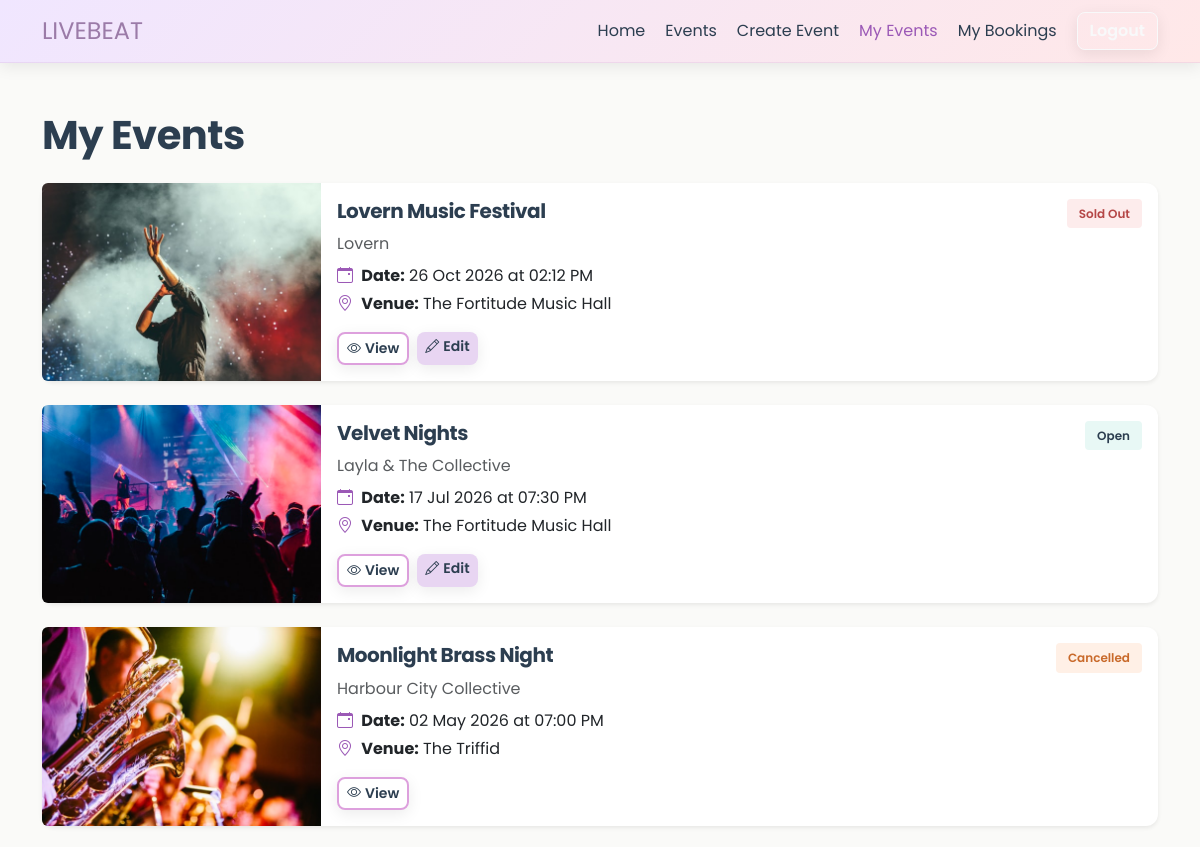
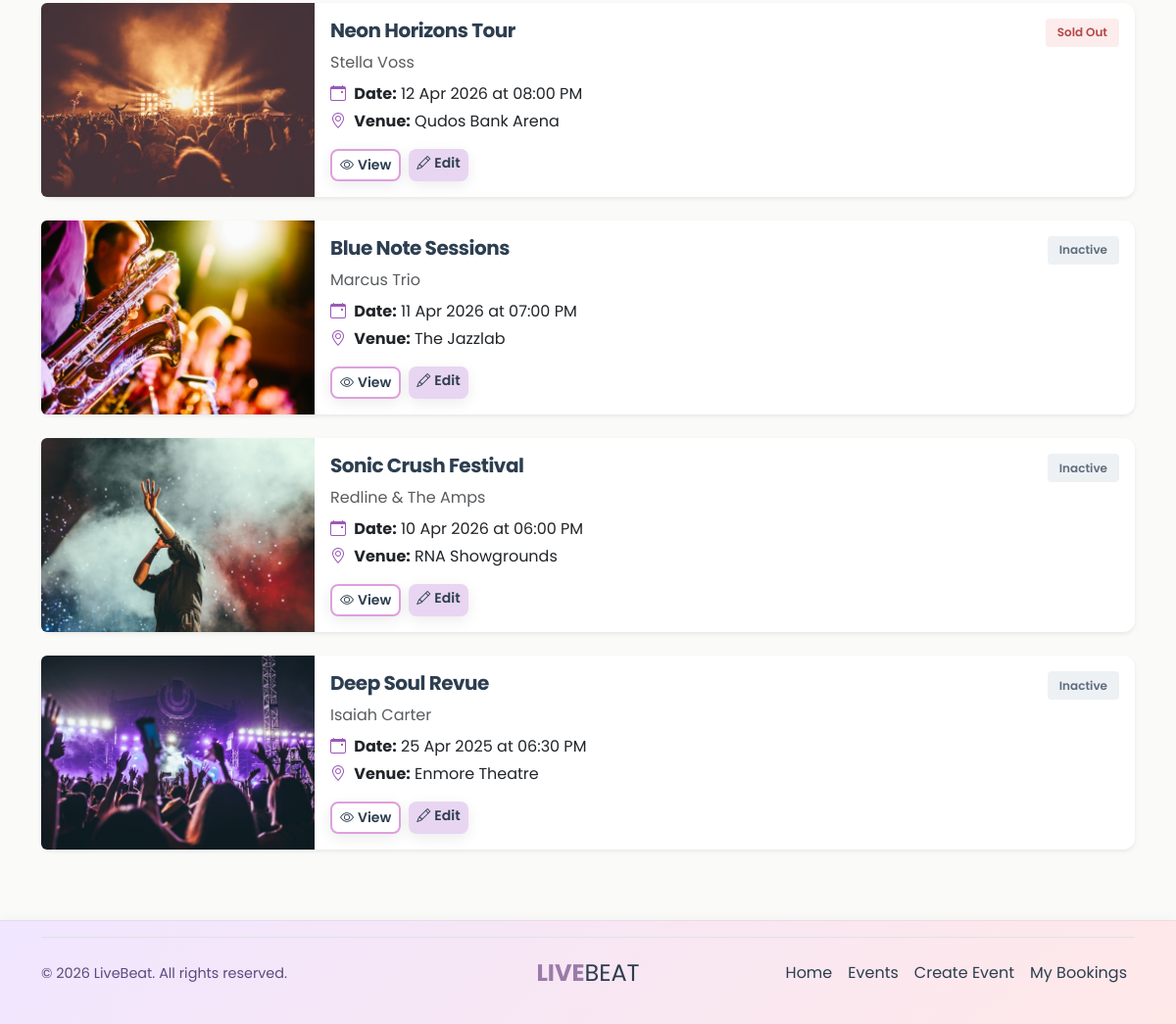
The page /my-events (signed in) on the database its author committed (2 pictures, top to bottom).
### livebeat/models.py (models this page shows)
class Event(db.Model):
    id = db.Column(db.Integer, primary_key=True)
    title = db.Column(db.String(100), nullable=False)
    artist = db.Column(db.String(100), nullable=False)
    description = db.Column(db.Text, nullable=False)
    category = db.Column(db.String(50), nullable=False)
    status = db.Column(db.String(20), default="Open")
    capacity = db.Column(db.Integer, nullable=False)
    date = db.Column(db.DateTime, nullable=False)
    venue_name = db.Column(db.String(120), nullable=False)
    venue_address = db.Column(db.String(200), nullable=False)
    ticket_price = db.Column(db.Float, nullable=False)
    ticket_type = db.Column(db.String(50), nullable=True, default="general")
    end_time = db.Column(db.DateTime, nullable=True)
    acknowledgement = db.Column(db.Text)
    image = db.Column(db.String(200), default="concert1.jpg")
    user_id = db.Column(db.Integer, db.ForeignKey("user.id"))
    bookings = db.relationship("Booking", backref="event", lazy=True)
    comments = db.relationship("Comment", backref="event", lazy=True)

### livebeat/views.py (the view)
@main_bp.route("/my-events")
@login_required
def my_events():
    events = Event.query.filter_by(user_id=current_user.id).order_by(Event.date.desc()).all()
    return render_template("my-events.html", events=events)

### livebeat/views.py (called while the page is built)
@main_bp.app_context_processor
def inject_has_created_events():
    has_created_events = False
    if current_user.is_authenticated:
        has_created_events = Event.query.filter_by(user_id=current_user.id).first() is not None
    return {"has_created_events": has_created_events}

### livebeat/templates/my-events.html (shortened to what this page needs)
{% extends 'base.html' %}
{% block content %}
<section class="py-5">
    <div class="container">
        <h1 class="mb-4">My Events</h1>
        {% for event in events %}
        <div class="card mb-4 border-0 shadow-sm">
            <div class="row g-0">
                <div class="col-md-3">
                    <img src="{{ url_for('static', filename='images/' ~ event.image) }}" alt="{{ event.title }}"
                        class="img-fluid rounded-start h-100 object-fit-cover">
                </div>
                <div class="col-md-9">
                    <div class="card-body">
                        <div class="d-flex justify-content-between align-items-start mb-1">
                            <h5 class="card-title mb-0">{{ event.title }}</h5>
                            {% if event.status == "Open" %}
                            <span class="lb-badge lb-badge-open">Open</span>
                            {% elif event.status == "Sold Out" %}
                            <span class="lb-badge lb-badge-soldout">Sold Out</span>
                            {% elif event.status == "Cancelled" %}
                            <span class="lb-badge lb-badge-cancelled">Cancelled</span>
                            {% else %}
                            <span class="lb-badge lb-badge-inactive">{{ event.status }}</span>
                            {% endif %}
                        </div>
                        <p class="text-muted mb-2">{{ event.artist }}</p>
                        <p class="mb-1">
                            <i class="bi bi-calendar-event me-1 text-purple"></i>
                            <strong>Date:</strong> {{ event.date.strftime('%d %b %Y at %I:%M %p') }}
                        </p>
                        <p class="mb-2">
                            <i class="bi bi-geo-alt me-1 text-purple"></i>
                            <strong>Venue:</strong> {{ event.venue_name }}
                        </p>
                        <div class="d-flex gap-2 mt-3">
                            <a href="{{ url_for('main.event_details', event_id=event.id) }}"
                                class="btn btn-outline-secondary btn-sm">
                                <i class="bi bi-eye me-1"></i>View
                            </a>
                            {% if event.status != "Cancelled" %}
                            <a href="{{ url_for('main.edit_event', event_id=event.id) }}"
                                class="btn btn-primary btn-sm">
                                <i class="bi bi-pencil me-1"></i>Edit
                            </a>
                            {% endif %}
                        </div>
                    </div>
                </div>
            </div>
        </div>
        {% endfor %}
    </div>
</section>
{% endblock %}

### livebeat/static/style/style.css (style rules this page uses)
:root { --dark-gray: #2C3E50; --light-shadow: 0 4px 15px rgba(0, 0, 0, 0.08); --medium-shadow: 0 6px 20px rgba(0, 0, 0, 0.12); }
* { font-family: "Poppins", sans-serif; font-weight: 400; font-style: normal; }
body { background-color: #FAFAF8; min-height: 100vh; display: flex; flex-direction: column; }
h1, h2, h3, h4, h5, h6 { font-weight: 700; letter-spacing: -0.5px; color: var(--dark-gray); }
h1 { font-size: 2.5rem; margin-bottom: 1.5rem; }
.btn { font-weight: 600; border-radius: 8px; box-shadow: var(--light-shadow); }
.btn-primary { background: #E8D5F2; border: none; color: #2C3E50 !important; }
.btn-outline-secondary { border: 2px solid #DDA0DD; color: var(--dark-gray); }
.card { border: none; border-radius: 12px; box-shadow: var(--light-shadow); background: white; transition: all 0.3s ease; }
.card-title { color: var(--dark-gray); font-weight: 700; }
.text-purple { color: #9B59B6; }
section { padding: 2rem 0; }
.lb-badge { display: inline-block; padding: 0.35rem 0.75rem; background-color: #E8F8F5; color: #2C3E50; border-radius: 4px; font-size: 0.75rem; font-weight: 600; text-transform: capitalize; }
.lb-badge-open { background-color: #E8F8F5; color: #2C3E50; }
.lb-badge-soldout { background-color: #FDECEC; color: #B54747; }
.lb-badge-inactive { background-color: #EEF1F4; color: #5D6D7E; }
.lb-badge-cancelled { background-color: #FFF0E6; color: #C96A2B; }

### rows shown on the page
Event: image (picture), title "Lovern Music Festival", status "Sold Out", artist "Lovern", date "26 Oct 2026 at 02:12 PM", venue_name "The Fortitude Music Hall"
Event: image (picture), title "Velvet Nights", status "Open", artist "Layla & The Collective", date "17 Jul 2026 at 07:30 PM", venue_name "The Fortitude Music Hall"
Event: image (picture), title "Moonlight Brass Night", status "Cancelled", artist "Harbour City Collective", date "02 May 2026 at 07:00 PM", venue_name "The Triffid"
Event: image (picture), title "Neon Horizons Tour", status "Sold Out", artist "Stella Voss", date "12 Apr 2026 at 08:00 PM", venue_name "Qudos Bank Arena"
Event: image (picture), title "Blue Note Sessions", status "Inactive", artist "Marcus Trio", date "11 Apr 2026 at 07:00 PM", venue_name "The Jazzlab"
Event: image (picture), title "Sonic Crush Festival", status "Inactive", artist "Redline & The Amps", date "10 Apr 2026 at 06:00 PM", venue_name "RNA Showgrounds"
Event: image (picture), title "Deep Soul Revue", status "Inactive", artist "Isaiah Carter", date "25 Apr 2025 at 06:30 PM", venue_name "Enmore Theatre"
